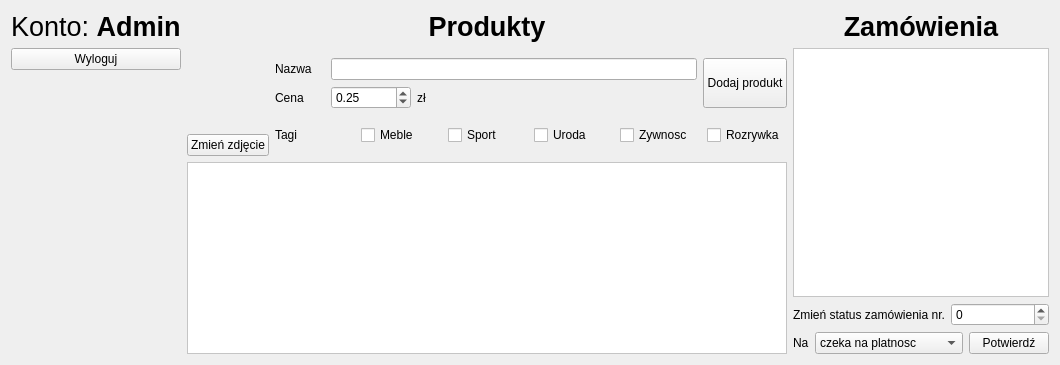
      <widget class="QWidget" name="Admin">
       <layout class="QHBoxLayout" name="horizontalLayout_10">
        <item>
         <layout class="QVBoxLayout" name="LewyPanel">
          <item>
           <widget class="QLabel" name="Konto">
            <property name="text">
             <string>&lt;html&gt;&lt;head/&gt;&lt;body&gt;&lt;p&gt;&lt;span style=&quot; font-size:20pt;&quot;&gt;Konto: &lt;/span&gt;&lt;span style=&quot; font-size:20pt; font-weight:700;&quot;&gt;Admin&lt;/span&gt;&lt;/p&gt;&lt;/body&gt;&lt;/html&gt;</string>
            </property>
           </widget>
          </item>
          <item>
           <widget class="QPushButton" name="Wyloguj">
            <property name="text">
             <string>Wyloguj</string>
            </property>
           </widget>
          </item>
          <item>
           <spacer name="verticalSpacer">
            <property name="orientation">
             <enum>Qt::Vertical</enum>
            </property>
            <property name="sizeHint" stdset="0">
             <size>
              <width>20</width>
              <height>40</height>
             </size>
            </property>
           </spacer>
          </item>
         </layout>
        </item>
        <item>
         <layout class="QVBoxLayout" name="verticalLayout_5">
          <item>
           <widget class="QLabel" name="Produkty">
            <property name="minimumSize">
             <size>
              <width>600</width>
              <height>0</height>
             </size>
            </property>
            <property name="text">
             <string>&lt;html&gt;&lt;head/&gt;&lt;body&gt;&lt;p&gt;&lt;span style=&quot; font-size:20pt; font-weight:700;&quot;&gt;Produkty&lt;/span&gt;&lt;/p&gt;&lt;/body&gt;&lt;/html&gt;</string>
            </property>
            <property name="alignment">
             <set>Qt::AlignCenter</set>
            </property>
           </widget>
          </item>
          <item>
           <layout class="QHBoxLayout" name="horizontalLayout_9">
            <item>
             <layout class="QVBoxLayout" name="verticalLayout_4">
              <item>
               <widget class="QLabel" name="Zdjecie">
                <property name="minimumSize">
                 <size>
                  <width>80</width>
                  <height>80</height>
                 </size>
                </property>
                <property name="maximumSize">
                 <size>
                  <width>80</width>
                  <height>80</height>
                 </size>
                </property>
                <property name="text">
                 <string/>
                </property>
                <property name="pixmap">
                 <pixmap resource="resources.qrc">:/Images/placeholder.png</pixmap>
                </property>
                <property name="scaledContents">
                 <bool>true</bool>
                </property>
                <property name="alignment">
                 <set>Qt::AlignCenter</set>
                </property>
               </widget>
              </item>
              <item>
               <widget class="QPushButton" name="ChangePhoto">
                <property name="text">
                 <string>Zmień zdjęcie</string>
                </property>
               </widget>
              </item>
             </layout>
            </item>
            <item>
             <layout class="QVBoxLayout" name="NazCenDodTag">
              <item>
               <layout class="QHBoxLayout" name="NazwaCenaDodaj">
                <item>
                 <layout class="QVBoxLayout" name="NazwaCena">
                  <item>
                   <layout class="QHBoxLayout" name="Nazwa">
                    <item>
                     <widget class="QLabel" name="label_4">
                      <property name="minimumSize">
                       <size>
                        <width>50</width>
                        <height>0</height>
                       </size>
                      </property>
                      <property name="text">
                       <string>Nazwa</string>
                      </property>
                     </widget>
                    </item>
                    <item>
                     <widget class="QLineEdit" name="In_Nazwa">
                      <property name="maxLength">
                       <number>30</number>
                      </property>
                     </widget>
                    </item>
                   </layout>
                  </item>
                  <item>
                   <layout class="QHBoxLayout" name="Cena">
                    <item>
                     <widget class="QLabel" name="label_5">
                      <property name="minimumSize">
                       <size>
                        <width>50</width>
                        <height>0</height>
                       </size>
                      </property>
                      <property name="text">
                       <string>Cena</string>
                      </property>
                     </widget>
                    </item>
                    <item>
                     <widget class="QDoubleSpinBox" name="In_Cena">
                      <property name="minimumSize">
                       <size>
                        <width>80</width>
                        <height>0</height>
                       </size>
                      </property>
                      <property name="minimum">
                       <double>0.010000000000000</double>
                      </property>
                      <property name="maximum">
                       <double>1000.000000000000000</double>
                      </property>
                      <property name="singleStep">
                       <double>0.250000000000000</double>
                      </property>
                      <property name="value">
                       <double>0.250000000000000</double>
                      </property>
                     </widget>
                    </item>
                    <item>
                     <widget class="QLabel" name="label_6">
                      <property name="text">
                       <string>zł</string>
                      </property>
                     </widget>
                    </item>
                    <item>
                     <spacer name="horizontalSpacer_3">
                      <property name="orientation">
                       <enum>Qt::Horizontal</enum>
                      </property>
                      <property name="sizeHint" stdset="0">
                       <size>
                        <width>40</width>
                        <height>20</height>
                       </size>
                      </property>
                     </spacer>
                    </item>
                   </layout>
                  </item>
                 </layout>
                </item>
                <item>
                 <widget class="QPushButton" name="Dodaj">
                  <property name="minimumSize">
                   <size>
                    <width>60</width>
                    <height>50</height>
                   </size>
                  </property>
                  <property name="text">
                   <string>Dodaj produkt</string>
                  </property>
                 </widget>
                </item>
               </layout>
              </item>
              <item>
               <layout class="QHBoxLayout" name="Tagi">
                <item>
                 <widget class="QLabel" name="label_2">
                  <property name="text">
                   <string>Tagi</string>
                  </property>
                 </widget>
                </item>
                <item>
                 <widget class="QCheckBox" name="checkBox">
                  <property name="text">
                   <string>Meble</string>
                  </property>
                 </widget>
                </item>
                <item>
                 <widget class="QCheckBox" name="checkBox_2">
                  <property name="text">
                   <string>Sport</string>
                  </property>
                 </widget>
                </item>
                <item>
                 <widget class="QCheckBox" name="checkBox_3">
                  <property name="text">
                   <string>Uroda</string>
                  </property>
                 </widget>
                </item>
                <item>
                 <widget class="QCheckBox" name="checkBox_4">
                  <property name="text">
                   <string>Zywnosc</string>
                  </property>
                 </widget>
                </item>
                <item>
                 <widget class="QCheckBox" name="checkBox_5">
                  <property name="text">
                   <string>Rozrywka</string>
                  </property>
                 </widget>
                </item>
               </layout>
              </item>
             </layout>
            </item>
           </layout>
          </item>
          <item>
           <widget class="QListWidget" name="ListaProduktow">
            <property name="minimumSize">
             <size>
              <width>600</width>
              <height>0</height>
             </size>
            </property>
            <property name="font">
             <font>
              <family>Roboto</family>
              <pointsize>12</pointsize>
             </font>
            </property>
            <property name="styleSheet">
             <string notr="true">background-color: rgb(255, 255, 255);</string>
            </property>
            <property name="selectionMode">
             <enum>QAbstractItemView::NoSelection</enum>
            </property>
            <property name="iconSize">
             <size>
              <width>70</width>
              <height>70</height>
             </size>
            </property>
            <property name="spacing">
             <number>10</number>
            </property>
           </widget>
          </item>
         </layout>
        </item>
        <item>
         <layout class="QVBoxLayout" name="PrawyPanel">
          <item>
           <widget class="QLabel" name="Zamowienia">
            <property name="text">
             <string>&lt;html&gt;&lt;head/&gt;&lt;body&gt;&lt;p&gt;&lt;span style=&quot; font-size:20pt; font-weight:700;&quot;&gt;Zamówienia&lt;/span&gt;&lt;/p&gt;&lt;/body&gt;&lt;/html&gt;</string>
            </property>
            <property name="alignment">
             <set>Qt::AlignCenter</set>
            </property>
           </widget>
          </item>
          <item>
           <widget class="QListWidget" name="adminOrdersListWidget">
            <property name="styleSheet">
             <string notr="true">background-color: rgb(255, 255, 255);</string>
            </property>
           </widget>
          </item>
          <item>
           <layout class="QVBoxLayout" name="verticalLayout_2">
            <item>
             <layout class="QHBoxLayout" name="horizontalLayout_4">
              <item>
               <widget class="QLabel" name="label">
                <property name="text">
                 <string>Zmień status zamówienia nr.</string>
                </property>
               </widget>
              </item>
              <item>
               <widget class="QSpinBox" name="orderNum">
                <property name="maximum">
                 <number>9999</number>
                </property>
               </widget>
              </item>
             </layout>
            </item>
            <item>
             <layout class="QHBoxLayout" name="horizontalLayout_2">
              <item>
               <widget class="QLabel" name="label_3">
                <property name="text">
                 <string>Na</string>
                </property>
               </widget>
              </item>
              <item>
               <widget class="QComboBox" name="orderStatusOption">
                <property name="sizePolicy">
                 <sizepolicy hsizetype="Expanding" vsizetype="Fixed">
                  <horstretch>0</horstretch>
                  <verstretch>0</verstretch>
                 </sizepolicy>
                </property>
                <item>
                 <property name="text">
                  <string>czeka na platnosc</string>
                 </property>
                </item>
                <item>
                 <property name="text">
                  <string>w realizacji</string>
                 </property>
                </item>
                <item>
                 <property name="text">
                  <string>w drodze</string>
                 </property>
                </item>
                <item>
                 <property name="text">
                  <string>zrealizowane</string>
                 </property>
                </item>
                <item>
                 <property name="text">
                  <string>zwrot</string>
                 </property>
                </item>
                <item>
                 <property name="text">
                  <string>anulowane</string>
                 </property>
                </item>
               </widget>
              </item>
              <item>
               <widget class="QPushButton" name="Potwierdz">
                <property name="text">
                 <string>Potwierdź</string>
                </property>
               </widget>
              </item>
             </layout>
            </item>
           </layout>
          </item>
         </layout>
        </item>
       </layout>
      </widget>
